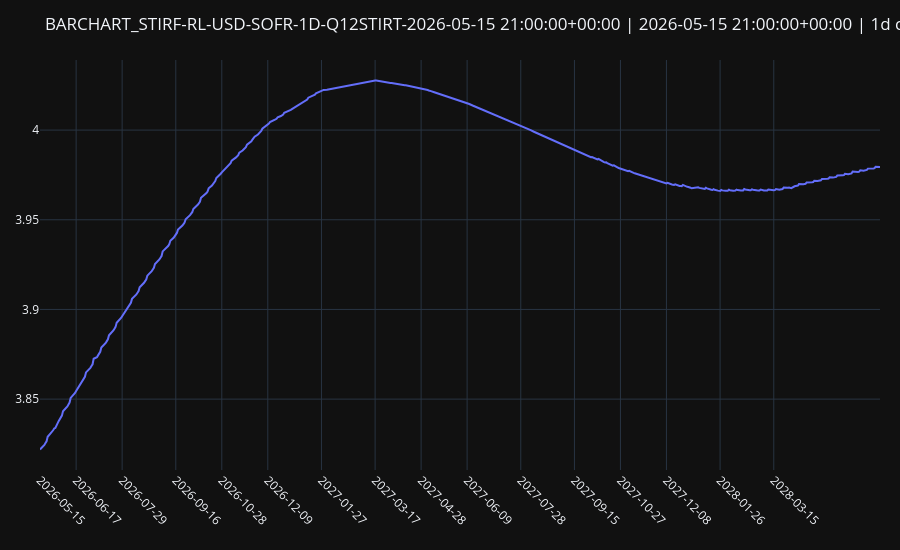

Notebook cell for this chart:
### Markdown cell above
# Fwd Curve

### Code cell
fwd_tenor = "1y"
x_data_num, y_data_rate = curve_handle.handle()._plot_rates(fwd_tenor, left=rl.NoInput(0), right=rl.NoInput(0))
plot_data_dict = dict(zip(x_data_num, [y.real for y in y_data_rate]))

calendar = ql.UnitedStates(ql.UnitedStates.FederalReserve)
filtered_plot_data = {dt: rate for dt, rate in plot_data_dict.items() if calendar.isBusinessDay(ql.Date(dt.day, dt.month, dt.year))}

x_business_days = list(filtered_plot_data.keys())
y_business_rates = list(filtered_plot_data.values())
curve_nodes = curve_handle.handle().nodes._nodes.keys()

# fig, ax = plt.subplots()
# ax.plot(x_business_days, y_business_rates)
# ax.xaxis.set_major_formatter(mdates.DateFormatter("%Y-%m-%d"))
# plt.xticks(rotation=45, ha="right")  # Rotate ticks for better readability
# ax.grid(True, linestyle="--", alpha=0.6)

# ticks = [t.tz_localize(None) if getattr(t, "tzinfo", None) else t for t in curve_nodes]
# ax.set_xticks(mdates.date2num(ticks))
# ax.xaxis.set_major_formatter(mdates.DateFormatter("%Y-%m-%d"))
# plt.title(f"{curve_handle.meta()["id"]} | {curve_handle.meta()["timestamp"]} | 1d")
# plt.xticks(rotation=45)
# plt.tight_layout()
# plt.show()


fig = go.Figure()
fig.add_trace(go.Scatter(x=x_business_days, y=y_business_rates, mode="lines", name="1D"))

tick_vals = [pd.Timestamp(t).tz_localize(None) for t in curve_nodes]
tick_text = [pd.Timestamp(t).strftime("%Y-%m-%d") for t in tick_vals]

fig.update_layout(
    title=f"{curve_handle.meta()["id"]} | {curve_handle.meta()["timestamp"]} | 1d curve",
    template="plotly_dark",
    margin=dict(l=40, r=20, t=60, b=80),
    xaxis=dict(tickmode="array", tickvals=tick_vals, ticktext=tick_text, tickangle=45, showgrid=True),
    height=550,
    # width=1200,
    yaxis=dict(showgrid=True),
)
fig.update_xaxes(
    showspikes=True,
    spikecolor="white",
    spikesnap="cursor",
    spikemode="across",
    showgrid=True,
)
fig.update_yaxes(
    showspikes=True,
    spikecolor="white",
    spikesnap="cursor",
    spikethickness=0.5,
    showgrid=True,
)

fig.show()

### Figure 1 — Plotly figure (JSON) as saved in the notebook; plotly's stock layout.template omitted (floating-point values rounded to 4 significant figures; data arrays with more than 128 entries replaced by an {"elided": "..."} marker saying what was removed)
{"data": [{"mode": "lines", "name": "1D", "type": "scatter", "x": {"elided": "528 str values"}, "y": {"elided": "528 float values"}}], "layout": {"height": 550, "margin": {"b": 80, "l": 40, "r": 20, "t": 60}, "title": {"text": "BARCHART_STIRF-RL-USD-SOFR-1D-Q12STIRT-2026-05-15 21:00:00+00:00 | 2026-05-15 21:00:00+00:00 | 1d curve"}, "xaxis": {"showgrid": true, "showspikes": true, "spikecolor": "white", "spikemode": "across", "spikesnap": "cursor", "tickangle": 45, "tickmode": "array", "ticktext": ["2026-05-15", "2026-06-17", "2026-07-29", "2026-09-16", "2026-10-28", "2026-12-09", "2027-01-27", "2027-03-17", "2027-04-28", "2027-06-09", "2027-07-28", "2027-09-15", "2027-10-27", "2027-12-08", "2028-01-26", "2028-03-15", "2028-06-21", "2028-09-20", "2028-12-20", "2029-03-21", "2029-06-20"], "tickvals": ["2026-05-15T00:00:00", "2026-06-17T00:00:00", "2026-07-29T00:00:00", "2026-09-16T00:00:00", "2026-10-28T00:00:00", "2026-12-09T00:00:00", "2027-01-27T00:00:00", "2027-03-17T00:00:00", "2027-04-28T00:00:00", "2027-06-09T00:00:00", "2027-07-28T00:00:00", "2027-09-15T00:00:00", "2027-10-27T00:00:00", "2027-12-08T00:00:00", "2028-01-26T00:00:00", "2028-03-15T00:00:00", "2028-06-21T00:00:00", "2028-09-20T00:00:00", "2028-12-20T00:00:00", "2029-03-21T00:00:00", "2029-06-20T00:00:00"]}, "yaxis": {"showgrid": true, "showspikes": true, "spikecolor": "white", "spikesnap": "cursor", "spikethickness": 0.5}}}
